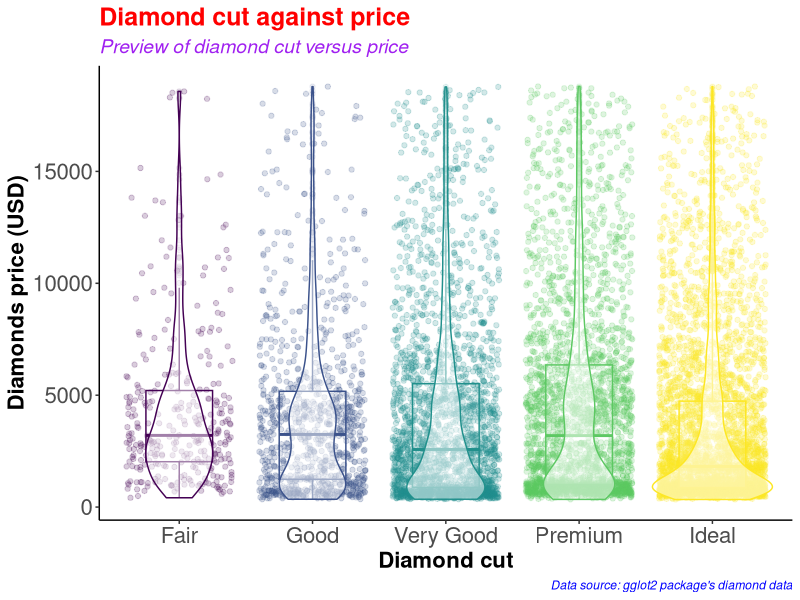
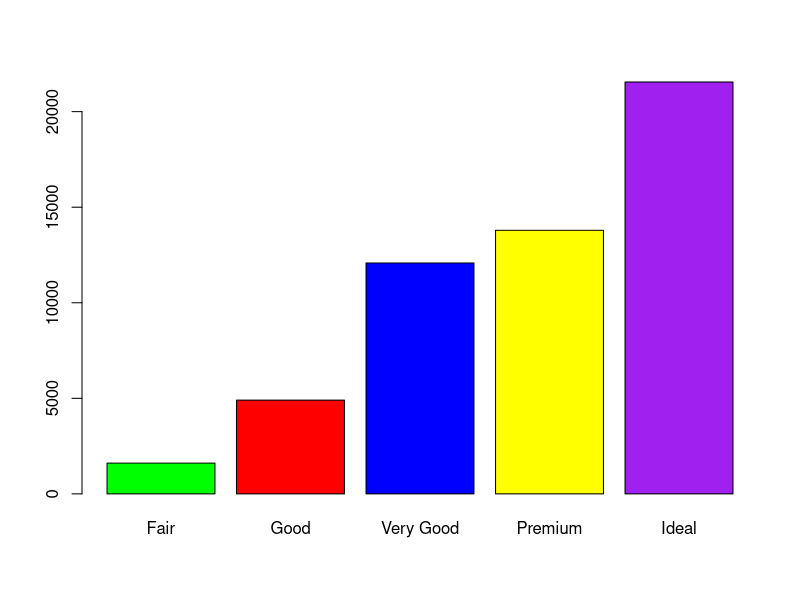
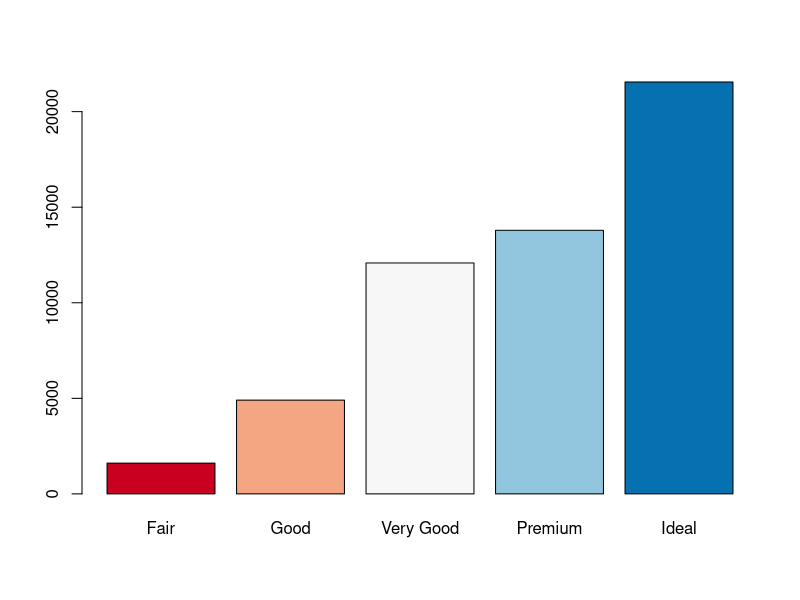
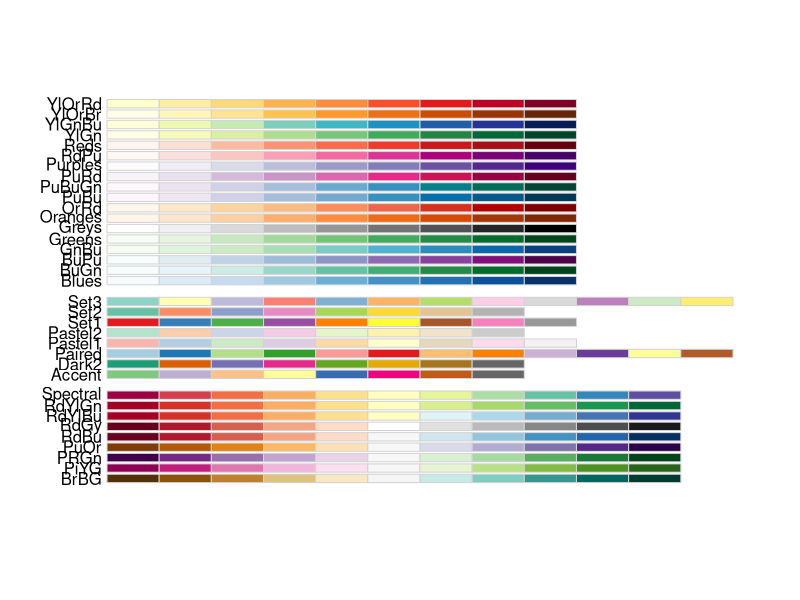
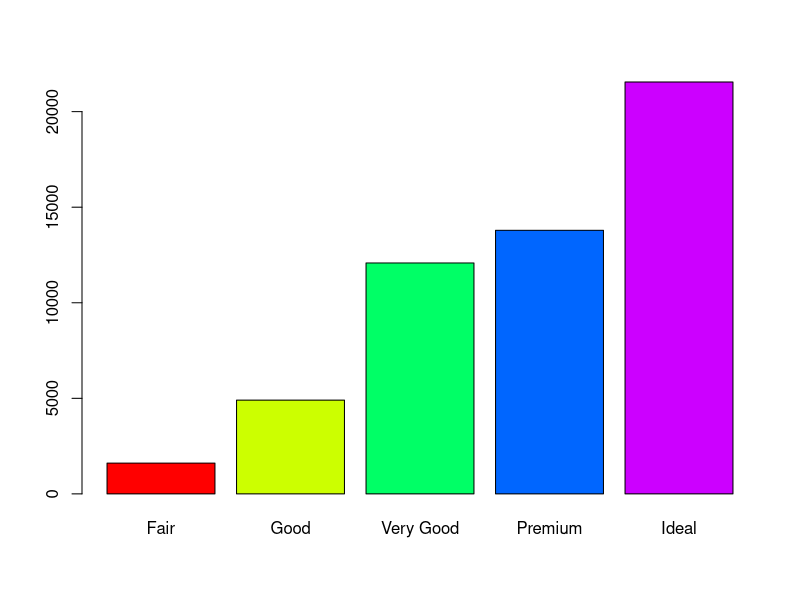
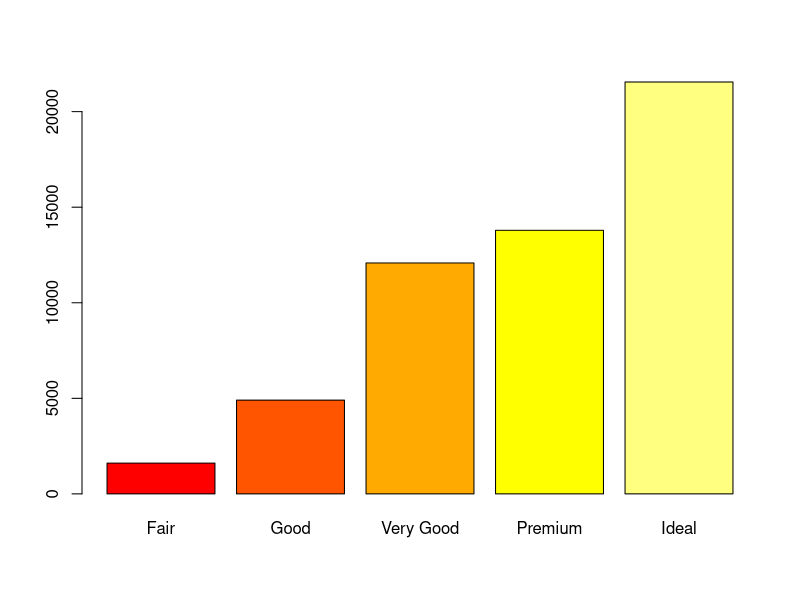
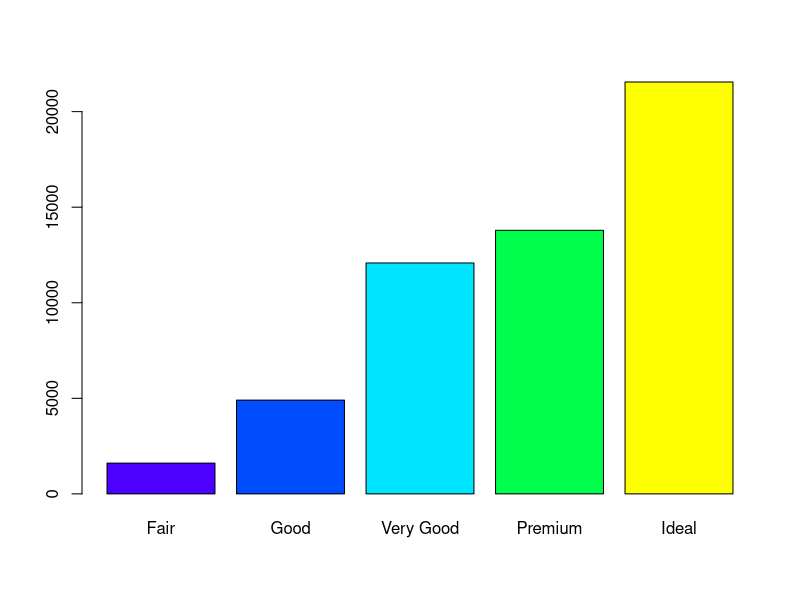
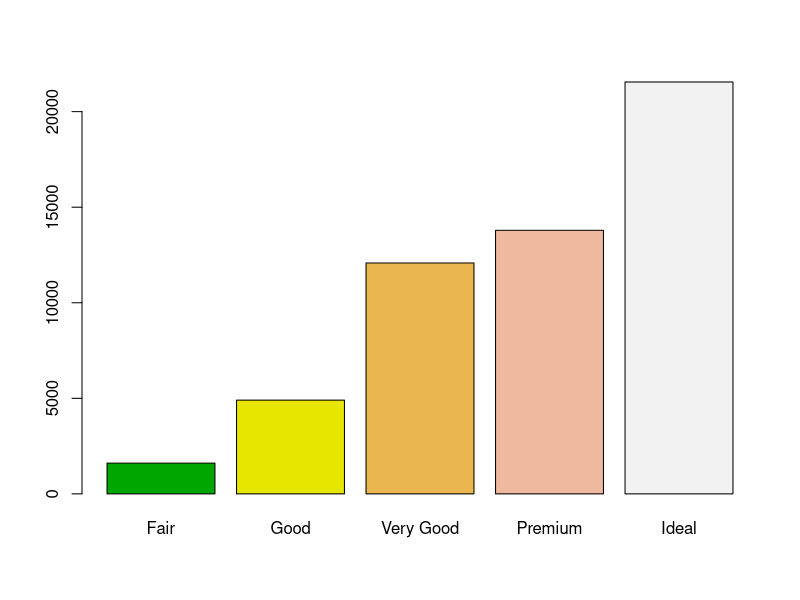

Write the R code that produced these figures, in order.
#########################################
# Name: Wyclife Agumba Oluoch           #   
# E-mail: wyclifeoluoch@gmail.com       #
# GitHub: https://github.com/Wycology   #
# Task: Boxplot and violin plots in one #
# Date: 4th Jan 2021                    #
# Last edited: 24th April 2021          #
#########################################

# Loading the necessary libraries for the project

library(tidyverse) # This is for data wrangling and plotting.
library(RColorBrewer) # This is for generating color pallets for the plots.

diamonds_df <- diamonds # Saving the diamonds data-set to a new object in R.

head(diamonds) # Checking the variables in the data-set for subsequent analyses
nrow(diamonds) # Checking for the number of rows in the data. 53940 observations
ncol(diamonds) # Checking the number of variables in the data-set. 10 variables

diamonds_df %>% # Picking the diamonds data, and then
  slice_sample(n = 0.2*(nrow(diamonds))) %>% # Picking a portion of the data-set
  ggplot(aes(x = cut, y = price, color = cut)) + # Adding the mapping variables
  geom_point(position = "jitter", alpha = 0.2) + # Adding jitter and alpha
  geom_boxplot(alpha = 0.1, width = 0.5) + # Modifying dimensions of the boxplot 
  geom_violin(alpha = 0.5) + # Adding violin plot on top of the box and jitter
  theme_classic() + # Adding my preferred theme for publication.
  theme(legend.position = "none") + # Removing the legend; it is on the x-axis
  labs(x = "Diamond cut", # Labels the x-axis.
       y = "Diamonds price (USD)", # Labeling the y-axis
       title = "Diamond cut against price", # Setting tibble of the plot
       subtitle = "Preview of diamond cut versus price", # Descriptive title beneath TITLE
       caption = "Data source: gglot2 package's diamond data") +
  theme(axis.text = element_text(size=16), # Size of labels on tick-marks
        axis.title = element_text(size=16,face="bold")) + # Size of axis labels
  theme(plot.title = element_text(color = 'red', size = 18, face = 'bold'),
        plot.subtitle = element_text(color = 'purple', size = 14, face = 'italic'),
        plot.caption = element_text(color = 'blue', face = 'italic'))

diamonds %>% # Picking the diamonds data, and then
  filter(cut == 'Very Good') %>% # Picking the very good cut 
  nrow() # counting the number of rows with very good cut

diamonds %>% 
  select(cut) %>% 
  table() %>% 
  barplot(col = c('green', 'red', 'blue', 'yellow', 'purple'))

# Instead of specifying the colors, we can simply use the color brewer panel 

diamonds %>% 
  select(cut) %>% 
  table() %>% 
  barplot(col = brewer.pal(n = 5, name = "RdBu"))
# To display more brewer colors options to use, run the following function:

display.brewer.all()

# Can also use rainbow colors

diamonds %>% 
  select(cut) %>% 
  table() %>% 
  barplot(col = rainbow(5))

# Can also use heat.colors
diamonds %>% 
  select(cut) %>% 
  table() %>% 
  barplot(col = heat.colors(5))

# Can also use topographic colors

diamonds %>% 
  select(cut) %>% 
  table() %>% 
  barplot(col = topo.colors(5))

# Can also use terrain colors for the plot
diamonds %>% 
  select(cut) %>% 
  table() %>% 
  barplot(col = terrain.colors(5))

# Can also use cm.colors
diamonds %>% 
  select(cut) %>% 
  table() %>% 
  barplot(col = cm.colors(5)) 

# That is awesome. Good for the day.
